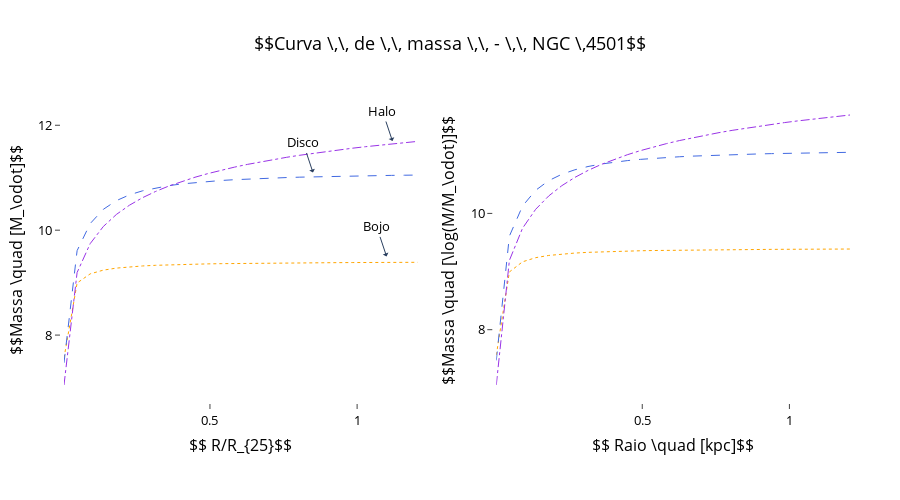

Here is the notebook cell this chart was saved with:
### Code cell
# fig = go.Figure()

# fig = make_subplots(rows=1, cols=2)

fig = make_subplots(
    rows=1, cols=2)#, subplot_titles=("$$Curva \,\, de \,\, massa:\,\, M_\odot$$", "$$Curva \,\, de \,\, massa: \,\, \log$$"))


# fig.append_trace(go.Scatter(x = xdata/39.12024, y = massabojo/massa_solar,line=dict(color='rgba(255,165,0, 1)', width=1, dash='dot'),
#                    mode = 'lines',
#                    marker = dict(symbol = 'circle-dot', size=3, color = 'rgba(255,165,0, 1)'),
#                    name = 'Bojo',legendgroup = '1'), row=1, col=1)

# fig.append_trace(go.Scatter(x = xdata/39.12024, y = massadisk/massa_solar,line=dict(color='royalblue', width=1, dash='dash'),
#                    mode = 'lines',
#                    marker = dict(symbol = 'circle-dot', size=3, color = 'rgba(8, 0, 246, 0.8)'),
#                    name = 'Disk'),row=1, col=1)

# fig.append_trace(go.Scatter(x = xdata/39.12024, y = massahalo/massa_solar,line=dict(color = 'rgba(153, 51, 230, 1.0)', width=1, 
#                    dash='dashdot'), mode = 'lines',
#                    marker = dict(symbol = 'circle-dot', size=3, color = 'rgba(153, 51, 153, 1.0)'),
#                    name = 'Halo'),row=1, col=1)




fig.append_trace(go.Scatter(x = xdata/39.12024, y = massa_do_bojo,line=dict(color='rgba(255,165,0, 1)', width=1, dash='dot'),
                   mode = 'lines',
                   marker = dict(symbol = 'circle-dot', size=3, color = 'rgba(255,165,0, 1)'),
                   name = 'Bojo',legendgroup = '1'), row=1, col=1)

fig.append_trace(go.Scatter(x = xdata/39.12024, y = massa_do_disco,line=dict(color='royalblue', width=1, dash='dash'),
                   mode = 'lines',
                   marker = dict(symbol = 'circle-dot', size=3, color = 'rgba(8, 0, 246, 0.8)'),
                   name = 'Disk'),row=1, col=1)

fig.append_trace(go.Scatter(x = xdata/39.12024, y = massa_do_halo,line=dict(color = 'rgba(153, 51, 230, 1.0)', width=1, 
                   dash='dashdot'), mode = 'lines',
                   marker = dict(symbol = 'circle-dot', size=3, color = 'rgba(153, 51, 153, 1.0)'),
                   name = 'Halo'),row=1, col=1)



fig.append_trace(go.Scatter(x = xdata/39.12024, y = massa_do_bojo,line=dict(color='rgba(255,165,0, 1)', width=1, dash='dot'),
                   mode = 'lines',
                   marker = dict(symbol = 'circle-dot', size=3, color = 'rgba(255,165,0, 1)'),
                   name = 'Bulge'),row=1, col=2)

fig.append_trace(go.Scatter(x = xdata/39.12024, y = massa_do_disco,line=dict(color='royalblue', width=1, dash='dash'),
                   mode = 'lines',
                   marker = dict(symbol = 'circle-dot', size=3, color = 'rgba(8, 0, 246, 0.8)'),
                   name = 'Disk'),row=1, col=2)

fig.append_trace(go.Scatter(x = xdata/39.12024, y = massa_do_halo,line=dict(color = 'rgba(153, 51, 230, 1.0)', width=1, 
                   dash='dashdot'), mode = 'lines',
                   marker = dict(symbol = 'circle-dot', size=3, color = 'rgba(153, 51, 153, 1.0)')),row=1, col=2)


fig.update_xaxes(title_text="$$ R/R_{25}$$", row=1, col=1)
fig.update_yaxes(title_text="$$Massa \quad [M_\odot]$$", row=1, col=1)

fig.add_annotation(x=1.1, y=9.5,
            text="Bojo",
            showarrow=True,
            arrowhead=1)

fig.add_annotation(x=0.85, y=11.1,
            text="Disco",
            showarrow=True,
            arrowhead=1)

fig.add_annotation(x=1.12, y=11.7,
            text="Halo",
            showarrow=True,
            arrowhead=1)


fig.update_xaxes(title_text="$$ Raio \quad [kpc]$$", row=1, col=2)
fig.update_yaxes(title_text="$$Massa \quad [\log(M/M_\odot)]$$", row=1, col=2)



fig.update_layout(paper_bgcolor='rgba(255,255,255,1)', plot_bgcolor='rgba(255,255,255,1)')

fig.update_layout(legend=dict(
    yanchor="top",
    y=0.70,
    xanchor="right",
    x=0.22
))

fig.update_layout(
    autosize=False,width=900,height=500,
    margin=dict(l=50,r=50,b=100,t=100,pad=4),
    font=dict(size=13, color="black"),
    paper_bgcolor='rgba(255,255,255,1)', plot_bgcolor='rgba(255,255,255,1)')

fig.update_xaxes(showgrid=False)
fig.update_yaxes(nticks=5)

fig.update_layout(title = dict(text = "$$Curva \,\, de \,\, massa \,\, - \,\, NGC \,4501$$",x = .5)) 
#                   xaxis = dict(title = '$$ Radius \quad [kpc]$$'),
#                   yaxis = dict(title = 'Mass \quad [\log_{10} (M_\star/M_\odot)]$$Mass \quad [M_\odot]$$'))

fig.update_layout(
    yaxis = dict(
        showexponent = 'all',
        exponentformat = 'power'
    ),showlegend=False)

fig.update_xaxes(showline=True, linewidth=0.005, linecolor='black',ticks="outside")
fig.update_yaxes(showline=True, linewidth=0.005, linecolor='black',ticks="outside")



# tickvals=[0,1e7, 1e8, 1e9,1e10,1e11,1e12],

# with open("NGC4579 RC.png", "w") as f:
#     f.write(fig.to_html())

### Figure 1 — Plotly figure (JSON) as saved in the notebook; plotly's stock layout.template omitted (floating-point values rounded to 4 significant figures)
{"data": [{"legendgroup": "1", "line": {"color": "rgba(255,165,0, 1)", "dash": "dot", "width": 1}, "marker": {"color": "rgba(255,165,0, 1)", "size": 3, "symbol": "circle-dot"}, "mode": "lines", "name": "Bojo", "type": "scatter", "x": [0.004046, 0.04856, 0.09307, 0.1376, 0.1821, 0.2266, 0.2711, 0.3156, 0.3601, 0.4046, 0.4492, 0.4937, 0.5382, 0.5827, 0.6272, 0.6717, 0.7162, 0.7607, 0.8052, 0.8498, 0.8943, 0.9388, 0.9833, 1.028, 1.072, 1.117, 1.161, 1.206], "xaxis": "x", "y": [7.564, 8.993, 9.167, 9.238, 9.277, 9.301, 9.318, 9.33, 9.34, 9.347, 9.353, 9.358, 9.362, 9.365, 9.368, 9.371, 9.373, 9.375, 9.377, 9.379, 9.38, 9.381, 9.383, 9.384, 9.385, 9.386, 9.387, 9.387], "yaxis": "y"}, {"line": {"color": "royalblue", "dash": "dash", "width": 1}, "marker": {"color": "rgba(8, 0, 246, 0.8)", "size": 3, "symbol": "circle-dot"}, "mode": "lines", "name": "Disk", "type": "scatter", "x": [0.004046, 0.04856, 0.09307, 0.1376, 0.1821, 0.2266, 0.2711, 0.3156, 0.3601, 0.4046, 0.4492, 0.4937, 0.5382, 0.5827, 0.6272, 0.6717, 0.7162, 0.7607, 0.8052, 0.8498, 0.8943, 0.9388, 0.9833, 1.028, 1.072, 1.117, 1.161, 1.206], "xaxis": "x", "y": [7.471, 9.61, 10.13, 10.4, 10.56, 10.67, 10.75, 10.81, 10.85, 10.88, 10.91, 10.93, 10.95, 10.96, 10.97, 10.99, 11.0, 11.0, 11.01, 11.02, 11.02, 11.03, 11.03, 11.04, 11.04, 11.04, 11.05, 11.05], "yaxis": "y"}, {"line": {"color": "rgba(153, 51, 230, 1.0)", "dash": "dashdot", "width": 1}, "marker": {"color": "rgba(153, 51, 153, 1.0)", "size": 3, "symbol": "circle-dot"}, "mode": "lines", "name": "Halo", "type": "scatter", "x": [0.004046, 0.04856, 0.09307, 0.1376, 0.1821, 0.2266, 0.2711, 0.3156, 0.3601, 0.4046, 0.4492, 0.4937, 0.5382, 0.5827, 0.6272, 0.6717, 0.7162, 0.7607, 0.8052, 0.8498, 0.8943, 0.9388, 0.9833, 1.028, 1.072, 1.117, 1.161, 1.206], "xaxis": "x", "y": [7.049, 9.193, 9.744, 10.07, 10.3, 10.48, 10.62, 10.74, 10.84, 10.93, 11.01, 11.08, 11.14, 11.2, 11.25, 11.3, 11.35, 11.39, 11.43, 11.46, 11.5, 11.53, 11.56, 11.59, 11.62, 11.64, 11.67, 11.69], "yaxis": "y"}, {"line": {"color": "rgba(255,165,0, 1)", "dash": "dot", "width": 1}, "marker": {"color": "rgba(255,165,0, 1)", "size": 3, "symbol": "circle-dot"}, "mode": "lines", "name": "Bulge", "type": "scatter", "x": [0.004046, 0.04856, 0.09307, 0.1376, 0.1821, 0.2266, 0.2711, 0.3156, 0.3601, 0.4046, 0.4492, 0.4937, 0.5382, 0.5827, 0.6272, 0.6717, 0.7162, 0.7607, 0.8052, 0.8498, 0.8943, 0.9388, 0.9833, 1.028, 1.072, 1.117, 1.161, 1.206], "xaxis": "x2", "y": [7.564, 8.993, 9.167, 9.238, 9.277, 9.301, 9.318, 9.33, 9.34, 9.347, 9.353, 9.358, 9.362, 9.365, 9.368, 9.371, 9.373, 9.375, 9.377, 9.379, 9.38, 9.381, 9.383, 9.384, 9.385, 9.386, 9.387, 9.387], "yaxis": "y2"}, {"line": {"color": "royalblue", "dash": "dash", "width": 1}, "marker": {"color": "rgba(8, 0, 246, 0.8)", "size": 3, "symbol": "circle-dot"}, "mode": "lines", "name": "Disk", "type": "scatter", "x": [0.004046, 0.04856, 0.09307, 0.1376, 0.1821, 0.2266, 0.2711, 0.3156, 0.3601, 0.4046, 0.4492, 0.4937, 0.5382, 0.5827, 0.6272, 0.6717, 0.7162, 0.7607, 0.8052, 0.8498, 0.8943, 0.9388, 0.9833, 1.028, 1.072, 1.117, 1.161, 1.206], "xaxis": "x2", "y": [7.471, 9.61, 10.13, 10.4, 10.56, 10.67, 10.75, 10.81, 10.85, 10.88, 10.91, 10.93, 10.95, 10.96, 10.97, 10.99, 11.0, 11.0, 11.01, 11.02, 11.02, 11.03, 11.03, 11.04, 11.04, 11.04, 11.05, 11.05], "yaxis": "y2"}, {"line": {"color": "rgba(153, 51, 230, 1.0)", "dash": "dashdot", "width": 1}, "marker": {"color": "rgba(153, 51, 153, 1.0)", "size": 3, "symbol": "circle-dot"}, "mode": "lines", "type": "scatter", "x": [0.004046, 0.04856, 0.09307, 0.1376, 0.1821, 0.2266, 0.2711, 0.3156, 0.3601, 0.4046, 0.4492, 0.4937, 0.5382, 0.5827, 0.6272, 0.6717, 0.7162, 0.7607, 0.8052, 0.8498, 0.8943, 0.9388, 0.9833, 1.028, 1.072, 1.117, 1.161, 1.206], "xaxis": "x2", "y": [7.049, 9.193, 9.744, 10.07, 10.3, 10.48, 10.62, 10.74, 10.84, 10.93, 11.01, 11.08, 11.14, 11.2, 11.25, 11.3, 11.35, 11.39, 11.43, 11.46, 11.5, 11.53, 11.56, 11.59, 11.62, 11.64, 11.67, 11.69], "yaxis": "y2"}], "layout": {"annotations": [{"arrowhead": 1, "showarrow": true, "text": "Bojo", "x": 1.1, "y": 9.5}, {"arrowhead": 1, "showarrow": true, "text": "Disco", "x": 0.85, "y": 11.1}, {"arrowhead": 1, "showarrow": true, "text": "Halo", "x": 1.12, "y": 11.7}], "autosize": false, "font": {"color": "black", "size": 13}, "height": 500, "legend": {"x": 0.22, "xanchor": "right", "y": 0.7, "yanchor": "top"}, "margin": {"b": 100, "l": 50, "pad": 4, "r": 50, "t": 100}, "paper_bgcolor": "rgba(255,255,255,1)", "plot_bgcolor": "rgba(255,255,255,1)", "showlegend": false, "title": {"text": "$$Curva \\,\\, de \\,\\, massa \\,\\, - \\,\\, NGC \\,4501$$", "x": 0.5}, "width": 900, "xaxis": {"anchor": "y", "domain": [0, 0.45], "linecolor": "black", "linewidth": 0.005, "showgrid": false, "showline": true, "ticks": "outside", "title": {"text": "$$ R/R_{25}$$"}}, "xaxis2": {"anchor": "y2", "domain": [0.55, 1], "linecolor": "black", "linewidth": 0.005, "showgrid": false, "showline": true, "ticks": "outside", "title": {"text": "$$ Raio \\quad [kpc]$$"}}, "yaxis": {"anchor": "x", "domain": [0, 1], "exponentformat": "power", "linecolor": "black", "linewidth": 0.005, "nticks": 5, "showexponent": "all", "showline": true, "ticks": "outside", "title": {"text": "$$Massa \\quad [M_\\odot]$$"}}, "yaxis2": {"anchor": "x2", "domain": [0, 1], "linecolor": "black", "linewidth": 0.005, "nticks": 5, "showline": true, "ticks": "outside", "title": {"text": "$$Massa \\quad [\\log(M/M_\\odot)]$$"}}}}
